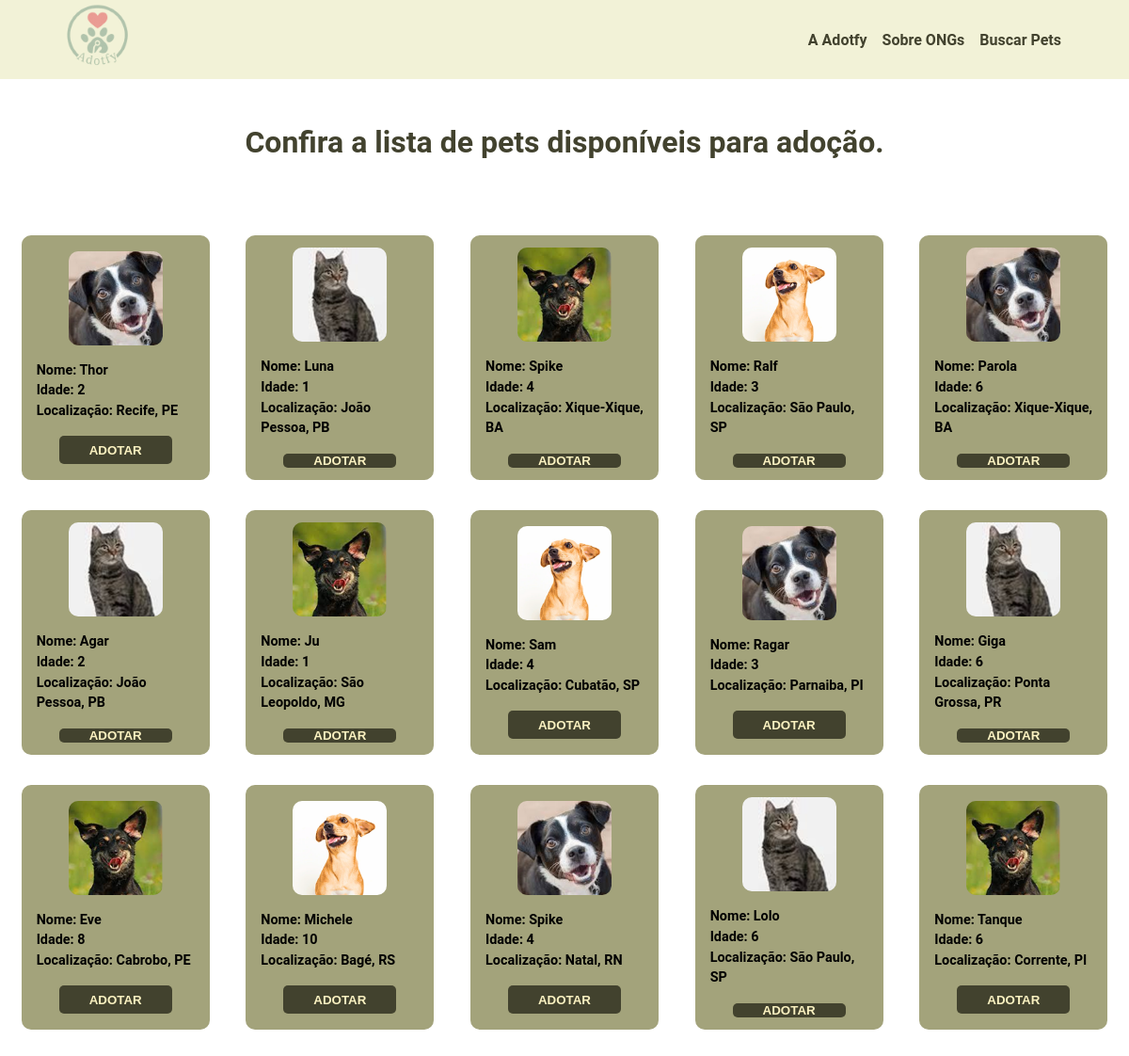
/pets, run on the app's committed database.
### tables this page shows
CREATE TABLE animal(
   idAnimal INTEGER PRIMARY KEY,
   nome TEXT NOT NULL,
   idade INTEGER,
   sexo TEXT,
   tipo TEXT NOT NULL,
   idDoante INTEGER NOT NULL,
   FOREIGN KEY (idDoante) 
      REFERENCES doante (idDoante)
         ON DELETE CASCADE 
         ON UPDATE NO ACTION
);

CREATE TABLE doante (
    idDoante INTEGER PRIMARY KEY,
    nome TEXT NOT NULL,
    cidade TEXT NOT NULL,
    estado TEXT NOT NULL,
    telefone TEXT NOT NULL,
    email TEXT NOT NULL
);

### app.py (the view)
@app.route('/pets')
def rota_pets():
   listaDeAdocao = buscarAnimais()
   return render_template('pets.html', lista = listaDeAdocao)

### models/queryFunctions.py (called while the page is built)
def buscarAnimais():
    lista = []
    cur.execute('SELECT A.idAnimal, A.nome, A.idade, D.cidade, D.estado FROM animal A INNER JOIN doante D ON A.idDoante = D.idDoante;')
    while True:
        r = cur.fetchone()
        if r == None:
            break
        animal = Animal(id=r[0], nome=r[1], idade=r[2])
        doante = Doante(cidade=r[3], estado=r[4])
        adocao = Adocao(animal, doante)
        lista.append(adocao)
    return lista

### templates/pets.html
{% extends 'base.html' %}
{% block estilo %}
<link rel="stylesheet" href="{{ url_for('static', filename='css/style.css') }}">
<link rel="stylesheet" href="{{ url_for('static', filename='css/pets.css') }}">
{% endblock %}
{% block conteudo %}
<main>
    <section class="main__pets">
       <h2>Confira a lista de pets disponíveis para adoção.</h2>
       <div class="pets__box flex">
           <div class="pets__card flex">
               <img src="{{ url_for('static', filename='images/image 3.png') }}" alt="">
               <div class="pets__card-text flex">
                   <p>Nome: <span> {{lista[0].animal.nome}} </span></p>
                   <p>Idade: <span> {{lista[0].animal.idade}} </span></p>
                   <p>Localização: <span> {{lista[0].doante.cidade}}, {{lista[0].doante.estado}} </span></p>
               </div>
               <button><a href="{{ url_for('rota_formulario') }}" class="enviar">Adotar</a></button>
           </div>
           <div class="pets__card flex">
               <img src="{{ url_for('static', filename='images/image 5.png') }}" alt="">
               <div class="pets__card-text flex">
                   <p>Nome: <span> {{lista[1].animal.nome}} </span></p>
                   <p>Idade: <span> {{lista[1].animal.idade}} </span></p>
                   <p>Localização: <span> {{lista[1].doante.cidade}}, {{lista[1].doante.estado}} </span></p>
               </div>
               <button><a href="{{ url_for('rota_formulario') }}" class="enviar">Adotar</a></button>
           </div>
           <div class="pets__card flex">
               <img src="{{ url_for('static', filename='images/image.png') }}" alt="">
               <div class="pets__card-text flex">
                   <p>Nome: <span> {{lista[2].animal.nome}} </span></p>
                   <p>Idade: <span> {{lista[2].animal.idade}} </span></p>
                   <p>Localização: <span> {{lista[2].doante.cidade}}, {{lista[2].doante.estado}} </span></p>
               </div>
               <button><a href="{{ url_for('rota_formulario') }}" class="enviar">Adotar</a></button>
           </div>
           <div class="pets__card flex">
               <img src="{{ url_for('static', filename='images/image 1.png') }}" alt="">
               <div class="pets__card-text flex">
                   <p>Nome: <span> {{lista[3].animal.nome}} </span></p>
                   <p>Idade: <span> {{lista[3].animal.idade}} </span></p>
                   <p>Localização: <span> {{lista[3].doante.cidade}}, {{lista[3].doante.estado}} </span></p>
               </div>
               <button><a href="{{ url_for('rota_formulario') }}" class="enviar">Adotar</a></button>
           </div>
           <div class="pets__card flex">
               <img src="{{ url_for('static', filename='images/image 3.png') }}" alt="">
               <div class="pets__card-text flex">
                   <p>Nome: <span> {{lista[4].animal.nome}} </span></p>
                   <p>Idade: <span> {{lista[4].animal.idade}} </span></p>
                   <p>Localização: <span> {{lista[4].doante.cidade}}, {{lista[4].doante.estado}} </span></p>
               </div>
               <button><a href="{{ url_for('rota_formulario') }}" class="enviar">Adotar</a></button>
           </div>
           <div class="pets__card flex">
               <img src="{{ url_for('static', filename='images/image 5.png') }}" alt="">
               <div class="pets__card-text flex">
                   <p>Nome: <span> {{lista[5].animal.nome}} </span></p>
                   <p>Idade: <span> {{lista[5].animal.idade}} </span></p>
                   <p>Localização: <span> {{lista[5].doante.cidade}}, {{lista[5].doante.estado}} </span></p>
               </div>
               <button><a href="{{ url_for('rota_formulario') }}" class="enviar">Adotar</a></button>
           </div>
           <div class="pets__card flex">
               <img src="{{ url_for('static', filename='images/image.png') }}" alt="">
               <div class="pets__card-text flex">
                   <p>Nome: <span> {{lista[6].animal.nome}} </span></p>
                   <p>Idade: <span> {{lista[6].animal.idade}} </span></p>
                   <p>Localização: <span> {{lista[6].doante.cidade}}, {{lista[6].doante.estado}} </span></p>
               </div>
               <button><a href="{{ url_for('rota_formulario') }}" class="enviar">Adotar</a></button>
           </div>
           <div class="pets__card flex">
               <img src="{{ url_for('static', filename='images/image 1.png') }}" alt="">
               <div class="pets__card-text flex">
                   <p>Nome: <span> {{lista[7].animal.nome}} </span></p>
                   <p>Idade: <span> {{lista[7].animal.idade}} </span></p>
                   <p>Localização: <span> {{lista[7].doante.cidade}}, {{lista[7].doante.estado}} </span></p>
               </div>
               <button><a href="{{ url_for('rota_formulario') }}" class="enviar">Adotar</a></button>
           </div>
           <div class="pets__card flex">
               <img src="{{ url_for('static', filename='images/image 3.png') }}" alt="">
               <div class="pets__card-text flex">
                   <p>Nome: <span> {{lista[8].animal.nome}} </span></p>
                   <p>Idade: <span> {{lista[8].animal.idade}} </span></p>
                   <p>Localização: <span> {{lista[8].doante.cidade}}, {{lista[8].doante.estado}} </span></p>
               </div>
               <button><a href="{{ url_for('rota_formulario') }}" class="enviar">Adotar</a></button>
           </div>
           <div class="pets__card flex">
               <img src="{{ url_for('static', filename='images/image 5.png') }}" alt="">
               <div class="pets__card-text flex">
                   <p>Nome: <span> {{lista[9].animal.nome}} </span></p>
                   <p>Idade: <span> {{lista[9].animal.idade}} </span></p>
                   <p>Localização: <span> {{lista[9].doante.cidade}}, {{lista[9].doante.estado}} </span></p>
               </div>
               <button><a href="{{ url_for('rota_formulario') }}" class="enviar">Adotar</a></button>
           </div>
           <div class="pets__card flex">
               <img src="{{ url_for('static', filename='images/image.png') }}" alt="">
               <div class="pets__card-text flex">
                   <p>Nome: <span> {{lista[10].animal.nome}} </span></p>
                   <p>Idade: <span> {{lista[10].animal.idade}} </span></p>
                   <p>Localização: <span> {{lista[10].doante.cidade}}, {{lista[10].doante.estado}} </span></p>
               </div>
              <button><a href="{{ url_for('rota_formulario') }}" class="enviar">Adotar</a></button>
           </div>
           <div class="pets__card flex">
               <img src="{{ url_for('static', filename='images/image 1.png') }}" alt="">
               <div class="pets__card-text flex">
                   <p>Nome: <span> {{lista[11].animal.nome}} </span></p>
                   <p>Idade: <span> {{lista[11].animal.idade}} </span></p>
                   <p>Localização: <span> {{lista[11].doante.cidade}}, {{lista[11].doante.estado}} </span></p>
               </div>
               <button><a href="{{ url_for('rota_formulario') }}" class="enviar">Adotar</a></button>
           </div>
           <div class="pets__card flex">
               <img src="{{ url_for('static', filename='images/image 3.png') }}" alt="">
               <div class="pets__card-text flex">
                   <p>Nome: <span> {{lista[12].animal.nome}} </span></p>
                   <p>Idade: <span> {{lista[12].animal.idade}} </span></p>
                   <p>Localização: <span> {{lista[12].doante.cidade}}, {{lista[12].doante.estado}} </span></p>
               </div>
               <button><a href="{{ url_for('rota_formulario') }}" class="enviar">Adotar</a></button>
           </div>
           <div class="pets__card flex">
               <img src="{{ url_for('static', filename='images/image 5.png') }}" alt="">
               <div class="pets__card-text flex">
                   <p>Nome: <span> {{lista[13].animal.nome}} </span></p>
                   <p>Idade: <span> {{lista[13].animal.idade}} </span></p>
                   <p>Localização: <span> {{lista[13].doante.cidade}}, {{lista[13].doante.estado}} </span></p>
               </div>
               <button><a href="{{ url_for('rota_formulario') }}" class="enviar">Adotar</a></button>
           </div>
           <div class="pets__card flex">
               <img src="{{ url_for('static', filename='images/image.png') }}" alt="">
               <div class="pets__card-text flex">
                   <p>Nome: <span> {{lista[14].animal.nome}} </span></p>
                   <p>Idade: <span> {{lista[14].animal.idade}} </span></p>
                   <p>Localização: <span> {{lista[14].doante.cidade}}, {{lista[14].doante.estado}} </span></p>
               </div>
               <button><a href="{{ url_for('rota_formulario') }}" class="enviar">Adotar</a></button>
           </div>
       </div>
   </section>
</main>
{% endblock %}

### static/css/style.css (style rules this page uses)
* { margin: 0; padding: 0; box-sizing: border-box; }
:root { --white: hsl(0, 0%, 100%); --black: hsl(0, 0%, 0%); --off-white:hsl(51, 88%, 87%) ; --bg-white:hsla(52, 58%, 87%, 0.356) ; --cor: #F7F7CC; --green: hsl(60, 18%, 22%); --green-gray: #A3A37B; --nav-green-gray: #e4e4ae7e; }
img { max-width: 100%; height: auto; object-fit: contain; }
body { max-width: 1440px; min-block-size: 100vh; font-size: 16px; font-family: "Roboto", sans-serif; font-weight: 400; background: var(--white); margin: 0 auto; }
h2 { font-size: 2rem; color: var(--green); }
p { font-size: 0.8rem; font-weight: 400; line-height: 150%; }
a { color: var(--off-white); text-decoration: none; cursor: pointer; font-weight: 600; }
.flex { display: flex; flex-direction: row; flex-wrap: wrap; }
button { color: var(--off-white); background-color: var(--green); border: none; width: 150px; height: 50px; border-radius: 5px; font-weight: 600; text-transform: uppercase; }
.main__pets { padding: 3rem 0; text-align: center; background-color: var(--bg-white); }
.pets__box { justify-content: space-evenly; margin: 4rem 0; }
.pets__card { flex-direction: column; align-items: center; justify-content: center; flex-wrap: nowrap; width: 200px; height: 260px; padding: 1rem; background-color: var(--green-gray); border-radius: 10px; }
.pets__card-text { flex-direction: column; align-self: self-start; margin: 1rem 0; text-align: left; }
.pets__card img { width: 100px; border-radius: 10px; }
.pets__card p { font-weight: 600; font-size: 0.9rem; }
.pets__card button { width: 120px; height: 30px; margin: 0 auto; }

### static/css/pets.css (style rules this page uses)
.main__pets { margin: unset; padding: 3rem 0; background-color: unset; }
.pets__card { margin: 1rem; }

### data on the page
animal: nome "Thor", idade "2"
doante: cidade "Recife", estado "PE"
animal: nome "Luna", idade "1"
doante: cidade "João Pessoa", estado "PB"
animal: nome "Spike", idade "4"
doante: cidade "Xique-Xique", estado "BA"
animal: nome "Ralf", idade "3"
doante: cidade "São Paulo", estado "SP"
animal: nome "Parola", idade "6"
animal: nome "Agar", idade "2"
animal: nome "Ju", idade "1"
doante: cidade "São Leopoldo", estado "MG"
animal: nome "Sam", idade "4"
doante: cidade "Cubatão", estado "SP"
animal: nome "Ragar", idade "3"
doante: cidade "Parnaiba", estado "PI"
animal: nome "Giga", idade "6"
doante: cidade "Ponta Grossa", estado "PR"
animal: nome "Eve", idade "8"
doante: cidade "Cabrobo", estado "PE"
animal: nome "Michele", idade "10"
doante: cidade "Bagé", estado "RS"
animal: nome "Spike", idade "4"
doante: cidade "Natal", estado "RN"
animal: nome "Lolo", idade "6"
doante: cidade "São Paulo", estado "SP"
animal: nome "Tanque", idade "6"
doante: cidade "Corrente", estado "PI"
